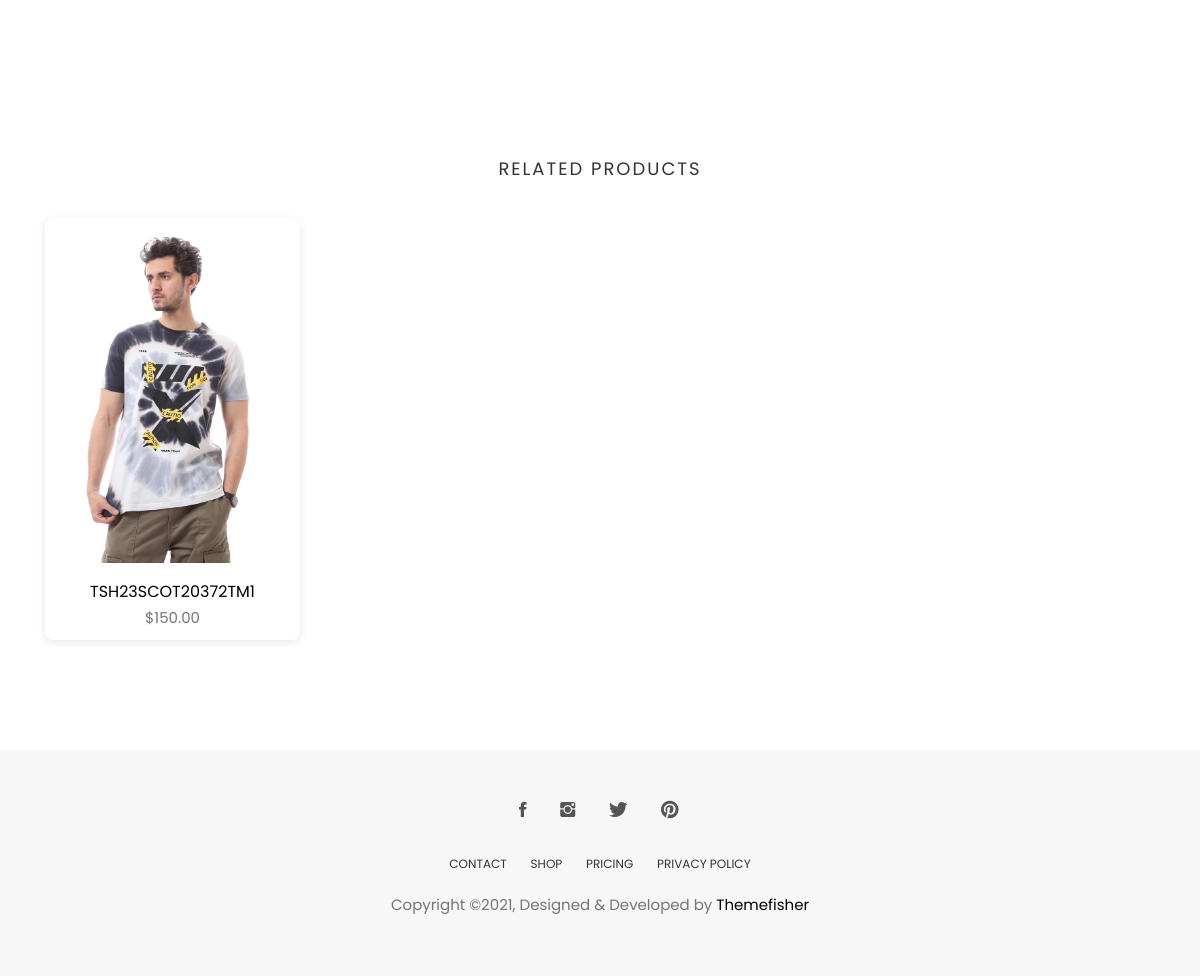
Page /products/a36339b7-2e81-459f-87af-ef518a6fea34 (lower part) on the earlier database version.
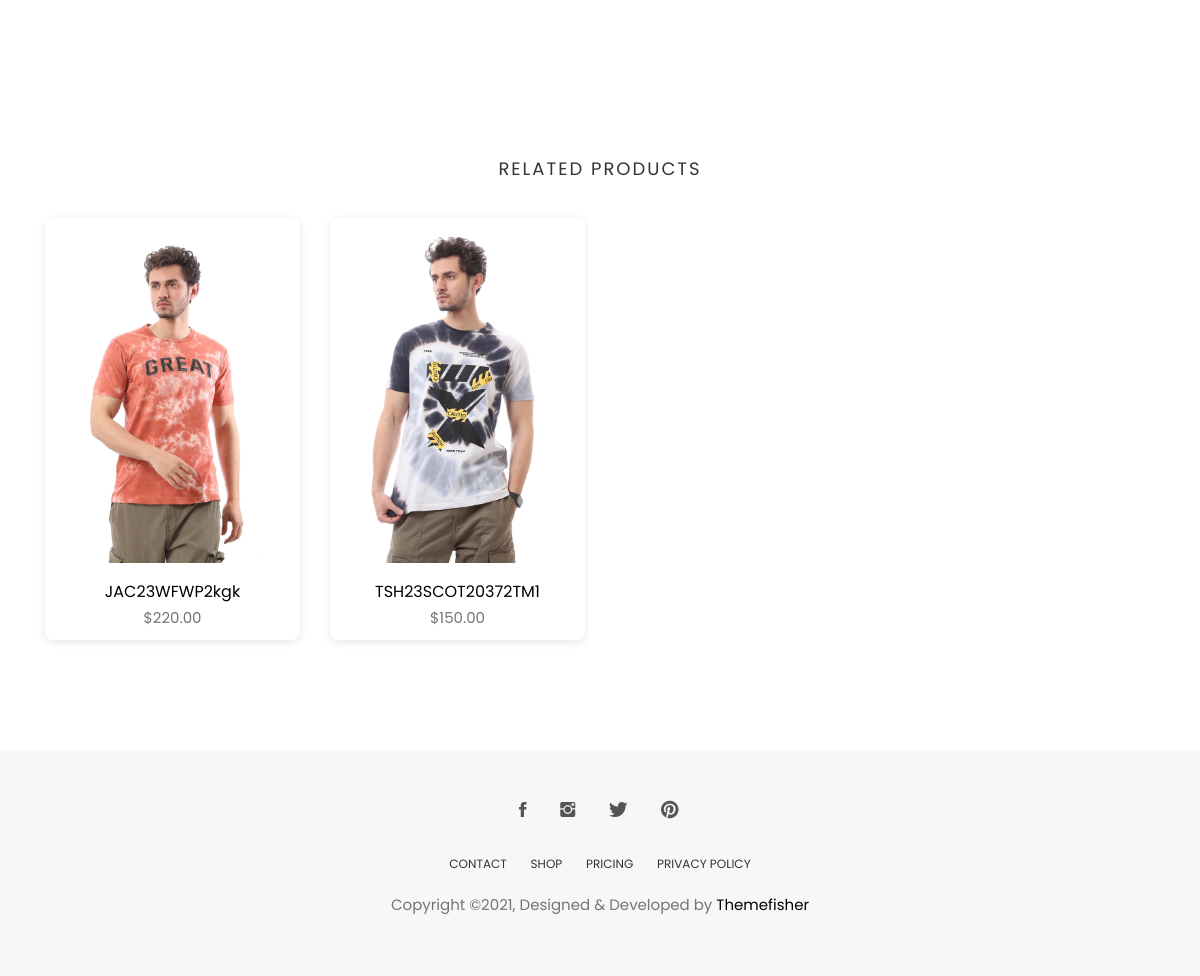
Same page on the later database version.
### store/models.py (models this page shows)
class Product(models.Model):
    id = models.UUIDField(primary_key=True, default=uuid.uuid4, editable=False)
    name = models.CharField(unique=True, max_length=50)
    image = models.ImageField(upload_to='product/')
    stock = models.IntegerField(default=1)
    price = models.DecimalField(max_digits=10, decimal_places=2, default=Decimal('0.00'))
    description = models.TextField(max_length=10000, blank=True)
    created_at = models.DateTimeField(default=timezone.now)
    modified_date = models.DateTimeField(auto_now=True)
    slug = models.SlugField(null=True, blank=True, unique=True)
    views = models.PositiveIntegerField(default=0)
    is_available = models.BooleanField(default=True)
    on_sale = models.BooleanField(default=False)
    PRDBrand = models.ForeignKey('Brand', related_name='product_brand', on_delete=models.CASCADE, blank=True, null=True, verbose_name="Brand")
    like = models.ManyToManyField(User, blank=True, related_name='product_favourite')
    category = models.ForeignKey(Subcategory, related_name='product_subcategory', verbose_name="Subcategory", null=True, blank=True, on_delete=models.CASCADE)
    class Meta:
        ordering = ['-created_at']
        verbose_name = "Product"
        verbose_name_plural = "Products"
    def save(self, *args, **kwargs):
        if not self.slug:
            self.slug = slugify(self.name)
        super(Product, self).save(*args, **kwargs)
    def __str__(self):
        return self.name

### store/views.py (the view)
# urls.py: path('<str:product_id>' , views.product_details , name='product_details'),
def product_details(request,product_id):
    try:
        single_product = Product.objects.get(id=product_id)
    except Exception as e:
        raise e
    single_product.views+=1
    single_product.save()
    product_gallary = ProductImage.objects.filter(product_id=single_product.id)
    related = Product.objects.filter(category=single_product.category)
    context = {
        'single_product':single_product,
        'product_gallary':product_gallary,
        'related':related,
    }
    return render(request , 'products/product_details.html' , context)

### category/category_context.py (called while the page is built)
def nav_links(request):
    categories_nav = Category.objects.all()
    subcategories_nav = Subcategory.objects.all()
    brands_nav = Brand.objects.all()
    context = {
        'categories_nav':categories_nav,
        'brands_nav':brands_nav,
        'subcategories_nav':subcategories_nav,
    }
    return context

### category/models.py (called while the page is built)
    def __str__(self):
        return f"{self.category.name} - {self.name}"

    def get_url(self):
        return reverse('products_by_subcategory',args=[self.id])

### store/models.py (called while the page is built)
    def get_url(self):
        return reverse('products_by_brand',args=[self.id])

    def __str__(self):
        return self.name

### store/templates/products/product_details.html (shortened to what this page needs)
{% extends "base.html" %}
{% load static %}
{% block body %}
<section class="single-product">
</section>
<section class="products related-products section">
	<div class="container">
		<div class="row">
			<div class="title text-center">
				<h2>Related Products</h2>
			</div>
		</div>
		<div class="row">
			{% for product in related %}
			<div class="col-md-3">
				<div class="product-item">
					<div class="product-thumb">
						<img class="img-responsive" src="{{product.image.url}}" alt="product-img" />
					</div>
					<div class="product-content">
						<h4><a href="{% url 'product_details' product.id %}">{{product.name}}</a></h4>
						<p class="price">${{product.price}}</p>
					</div>
				</div>
			</div>
			{% endfor %}
		</div>
	</div>
</section>
{% endblock body %}

Differences in the rows shown:
added Product: image (picture), name "JAC23WFWP2kgk", price "220.00"
